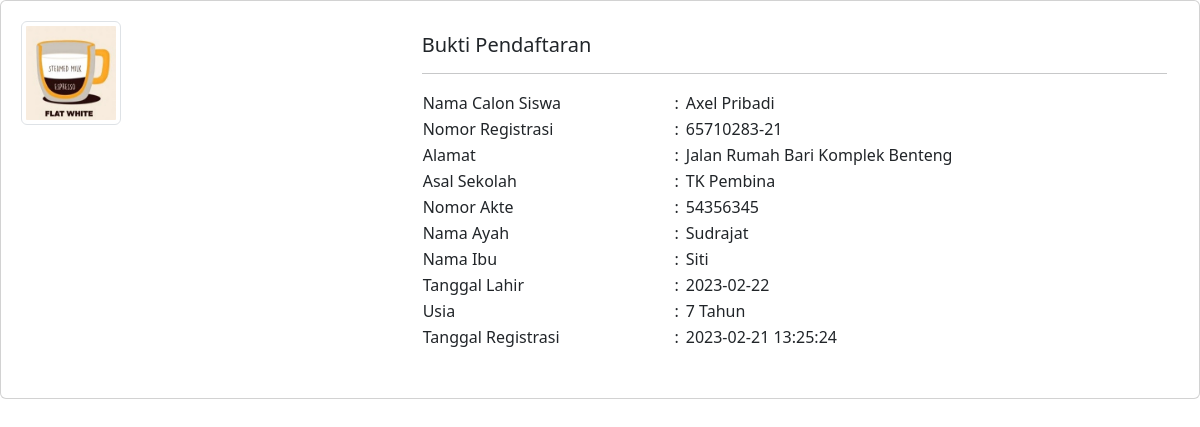
Page /user/bukti_pendaftaran.php?id=23 on the committed database.
### tables this page shows
CREATE TABLE `pendaftaran` (
  `id` bigint(20) NOT NULL,
  `no_akte` varchar(255) NOT NULL,
  `no_registrasi` varchar(255) NOT NULL,
  `nama` varchar(255) NOT NULL,
  `alamat` text NOT NULL,
  `asal_sekolah` varchar(255) NOT NULL,
  `nama_ayah` varchar(255) NOT NULL,
  `id_user` bigint(20) NOT NULL,
  `nama_ibu` varchar(255) NOT NULL,
  `tanggal_lahir` date NOT NULL,
  `usia` varchar(10) NOT NULL,
  `sertifikat_akte` varchar(255) NOT NULL,
  `foto` varchar(255) DEFAULT NULL,
  `created_at` timestamp NOT NULL DEFAULT current_timestamp(),
  `status` varchar(255) NOT NULL
);

### user/bukti_pendaftaran.php (the view, shortened to what this page needs)
<?php
include('../koneksi.php');
$id = $_GET['id'];
$sql = "SELECT * FROM pendaftaran WHERE id='$id'";
$query = mysqli_query($conn, $sql);
$data = mysqli_fetch_assoc($query);
?>
<!doctype html>
<html lang="en">
<head>
    <link href="https://cdn.jsdelivr.net/npm/bootstrap@5.2.3/dist/css/bootstrap.min.css" rel="stylesheet">
</head>
<body>
    <div class="card mb-3 py-3 px-3" style="max-width: 100%">
        <div class="row g-0">
            <div class="col-md-4">
                <img src="../assets/image/foto/<?= $data['foto']; ?>" width="100px" class="img-fluid rounded-start img-thumbnail m-1" alt="...">
            </div>
            <div class="col-md-8">
                <div class="card-body">
                    <h5 class="card-title">Bukti Pendaftaran</h5>
                    <hr>
                    <p class="card-text">
                    <table style="width:100%">
                        <tbody>
                            <tr>
                                <td>Nama Calon Siswa</td>
                                <td>:</td>
                                <td><?= $data['nama']; ?></td>
                            </tr>
                            <tr>
                                <td>Nomor Registrasi</td>
                                <td>:</td>
                                <td><?= $data['no_registrasi']; ?></td>
                            </tr>
                            <tr>
                                <td>Alamat</td>
                                <td>:</td>
                                <td><?= $data['alamat']; ?></td>
                            </tr>
                            <tr>
                                <td>Asal Sekolah</td>
                                <td>:</td>
                                <td><?= $data['asal_sekolah']; ?></td>
                            </tr>
                            <tr>
                                <td>Nomor Akte</td>
                                <td>:</td>
                                <td><?= $data['no_akte']; ?></td>
                            </tr>
                            <tr>
                                <td>Nama Ayah</td>
                                <td>:</td>
                                <td><?= $data['nama_ayah']; ?></td>
                            </tr>
                            <tr>
                                <td>Nama Ibu</td>
                                <td>:</td>
                                <td><?= $data['nama_ibu']; ?></td>
                            </tr>
                            <tr>
                                <td>Tanggal Lahir</td>
                                <td>:</td>
                                <td><?= $data['tanggal_lahir']; ?></td>
                            </tr>
                            <tr>
                                <td>Usia</td>
                                <td>:</td>
                                <td><?= $data['usia']; ?> Tahun</td>
                            </tr>
                            <tr>
                                <td>Tanggal Registrasi</td>
                                <td>:</td>
                                <td><?= $data['created_at']; ?></td>
                            </tr>
                        </tbody>
                    </table>
                    </p>
                </div>
            </div>
        </div>
    </div>
</body>
</html>

### rows in the picture
pendaftaran: foto (picture), nama "Axel Pribadi", no_registrasi "65710283-21", alamat "Jalan Rumah Bari Komplek Benteng", asal_sekolah "TK Pembina", no_akte "54356345", nama_ayah "Sudrajat", nama_ibu "Siti", tanggal_lahir "2023-02-22", usia "7", created_at "2023-02-21 13:25:24"
